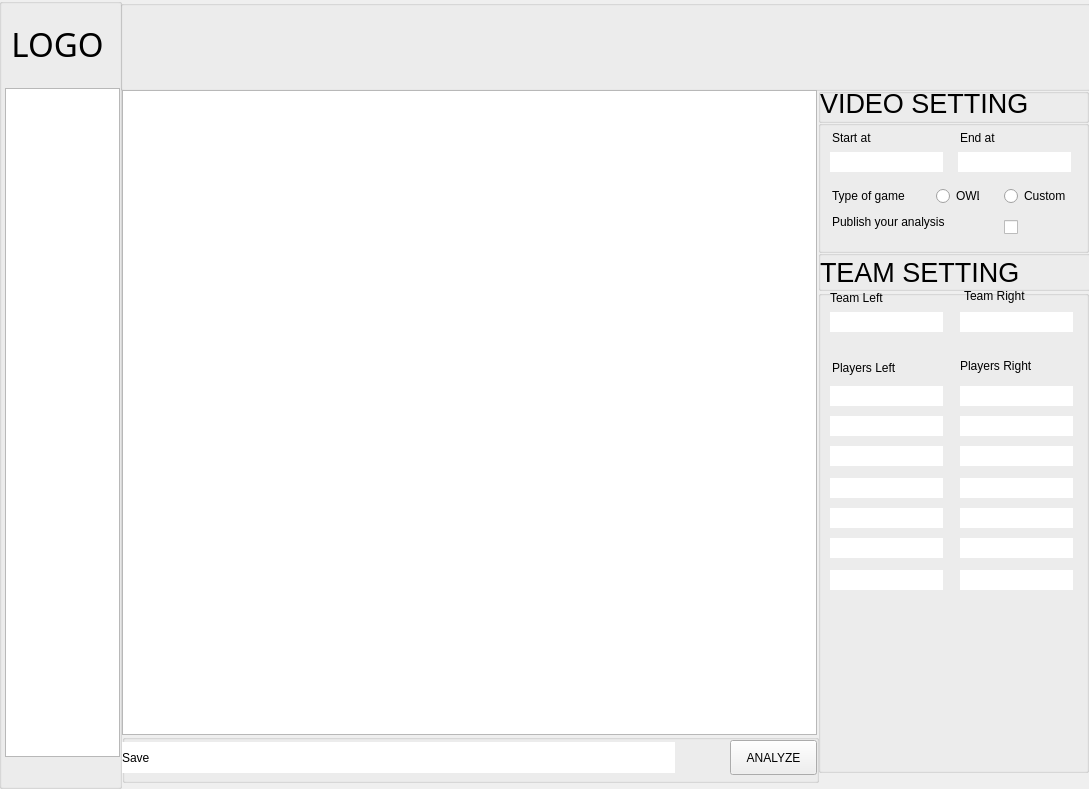
<?xml version="1.0" encoding="UTF-8"?>
<ui version="4.0">
 <class>MainWindow</class>
 <widget class="QMainWindow" name="MainWindow">
  <property name="geometry">
   <rect>
    <x>0</x>
    <y>0</y>
    <width>1089</width>
    <height>789</height>
   </rect>
  </property>
  <property name="windowTitle">
   <string>MainWindow</string>
  </property>
  <widget class="QWidget" name="centralwidget">
   <widget class="QStackedWidget" name="main_stackedwidget">
    <property name="geometry">
     <rect>
      <x>118</x>
      <y>90</y>
      <width>973</width>
      <height>701</height>
     </rect>
    </property>
    <property name="whatsThis">
     <string/>
    </property>
    <property name="layoutDirection">
     <enum>Qt::LeftToRight</enum>
    </property>
    <property name="frameShape">
     <enum>QFrame::NoFrame</enum>
    </property>
    <property name="currentIndex">
     <number>0</number>
    </property>
    <widget class="QWidget" name="stackedWidgetPage1">
     <widget class="QListWidget" name="video_listwidget">
      <property name="geometry">
       <rect>
        <x>4</x>
        <y>0</y>
        <width>695</width>
        <height>645</height>
       </rect>
      </property>
      <property name="font">
       <font>
        <pointsize>8</pointsize>
       </font>
      </property>
      <property name="accessibleName">
       <string>video_listwidget</string>
      </property>
      <property name="frameShadow">
       <enum>QFrame::Plain</enum>
      </property>
      <property name="iconSize">
       <size>
        <width>30</width>
        <height>30</height>
       </size>
      </property>
      <property name="wordWrap">
       <bool>true</bool>
      </property>
     </widget>
     <widget class="QLineEdit" name="lineEdit">
      <property name="geometry">
       <rect>
        <x>712</x>
        <y>296</y>
        <width>113</width>
        <height>20</height>
       </rect>
      </property>
      <property name="frame">
       <bool>false</bool>
      </property>
     </widget>
     <widget class="QLineEdit" name="lineEdit_2">
      <property name="geometry">
       <rect>
        <x>842</x>
        <y>296</y>
        <width>113</width>
        <height>20</height>
       </rect>
      </property>
      <property name="frame">
       <bool>false</bool>
      </property>
     </widget>
     <widget class="QLineEdit" name="lineEdit_3">
      <property name="geometry">
       <rect>
        <x>842</x>
        <y>326</y>
        <width>113</width>
        <height>20</height>
       </rect>
      </property>
      <property name="frame">
       <bool>false</bool>
      </property>
     </widget>
     <widget class="QLineEdit" name="lineEdit_4">
      <property name="geometry">
       <rect>
        <x>712</x>
        <y>326</y>
        <width>113</width>
        <height>20</height>
       </rect>
      </property>
      <property name="frame">
       <bool>false</bool>
      </property>
     </widget>
     <widget class="QLineEdit" name="lineEdit_5">
      <property name="geometry">
       <rect>
        <x>842</x>
        <y>356</y>
        <width>113</width>
        <height>20</height>
       </rect>
      </property>
      <property name="frame">
       <bool>false</bool>
      </property>
     </widget>
     <widget class="QLineEdit" name="lineEdit_6">
      <property name="geometry">
       <rect>
        <x>712</x>
        <y>356</y>
        <width>113</width>
        <height>20</height>
       </rect>
      </property>
      <property name="frame">
       <bool>false</bool>
      </property>
     </widget>
     <widget class="QLineEdit" name="lineEdit_8">
      <property name="geometry">
       <rect>
        <x>712</x>
        <y>62</y>
        <width>113</width>
        <height>20</height>
       </rect>
      </property>
      <property name="frame">
       <bool>false</bool>
      </property>
      <property name="clearButtonEnabled">
       <bool>false</bool>
      </property>
     </widget>
     <widget class="QLineEdit" name="lineEdit_9">
      <property name="geometry">
       <rect>
        <x>840</x>
        <y>62</y>
        <width>113</width>
        <height>20</height>
       </rect>
      </property>
      <property name="frame">
       <bool>false</bool>
      </property>
     </widget>
     <widget class="QLineEdit" name="lineEdit_10">
      <property name="geometry">
       <rect>
        <x>712</x>
        <y>448</y>
        <width>113</width>
        <height>20</height>
       </rect>
      </property>
      <property name="frame">
       <bool>false</bool>
      </property>
     </widget>
     <widget class="QLineEdit" name="lineEdit_11">
      <property name="geometry">
       <rect>
        <x>712</x>
        <y>388</y>
        <width>113</width>
        <height>20</height>
       </rect>
      </property>
      <property name="frame">
       <bool>false</bool>
      </property>
     </widget>
     <widget class="QLineEdit" name="lineEdit_12">
      <property name="geometry">
       <rect>
        <x>842</x>
        <y>448</y>
        <width>113</width>
        <height>20</height>
       </rect>
      </property>
      <property name="frame">
       <bool>false</bool>
      </property>
     </widget>
     <widget class="QLineEdit" name="lineEdit_13">
      <property name="geometry">
       <rect>
        <x>712</x>
        <y>418</y>
        <width>113</width>
        <height>20</height>
       </rect>
      </property>
      <property name="frame">
       <bool>false</bool>
      </property>
     </widget>
     <widget class="QLineEdit" name="lineEdit_14">
      <property name="geometry">
       <rect>
        <x>842</x>
        <y>418</y>
        <width>113</width>
        <height>20</height>
       </rect>
      </property>
      <property name="frame">
       <bool>false</bool>
      </property>
     </widget>
     <widget class="QLineEdit" name="lineEdit_15">
      <property name="geometry">
       <rect>
        <x>842</x>
        <y>388</y>
        <width>113</width>
        <height>20</height>
       </rect>
      </property>
      <property name="frame">
       <bool>false</bool>
      </property>
     </widget>
     <widget class="QLineEdit" name="lineEdit_16">
      <property name="geometry">
       <rect>
        <x>712</x>
        <y>480</y>
        <width>113</width>
        <height>20</height>
       </rect>
      </property>
      <property name="frame">
       <bool>false</bool>
      </property>
     </widget>
     <widget class="QLineEdit" name="lineEdit_17">
      <property name="geometry">
       <rect>
        <x>842</x>
        <y>480</y>
        <width>113</width>
        <height>20</height>
       </rect>
      </property>
      <property name="frame">
       <bool>false</bool>
      </property>
     </widget>
     <widget class="QLabel" name="label_6">
      <property name="geometry">
       <rect>
        <x>842</x>
        <y>40</y>
        <width>54</width>
        <height>16</height>
       </rect>
      </property>
      <property name="text">
       <string>End at</string>
      </property>
     </widget>
     <widget class="QLabel" name="label_7">
      <property name="geometry">
       <rect>
        <x>714</x>
        <y>98</y>
        <width>93</width>
        <height>16</height>
       </rect>
      </property>
      <property name="text">
       <string>Type of game</string>
      </property>
     </widget>
     <widget class="QRadioButton" name="radioButton">
      <property name="geometry">
       <rect>
        <x>818</x>
        <y>98</y>
        <width>43</width>
        <height>16</height>
       </rect>
      </property>
      <property name="text">
       <string>OWL</string>
      </property>
     </widget>
     <widget class="QRadioButton" name="radioButton_2">
      <property name="geometry">
       <rect>
        <x>886</x>
        <y>98</y>
        <width>65</width>
        <height>16</height>
       </rect>
      </property>
      <property name="text">
       <string>Custom</string>
      </property>
     </widget>
     <widget class="QLabel" name="label_8">
      <property name="geometry">
       <rect>
        <x>714</x>
        <y>124</y>
        <width>131</width>
        <height>16</height>
       </rect>
      </property>
      <property name="text">
       <string>Publish your analysis</string>
      </property>
     </widget>
     <widget class="QCheckBox" name="publish_box">
      <property name="geometry">
       <rect>
        <x>886</x>
        <y>122</y>
        <width>63</width>
        <height>31</height>
       </rect>
      </property>
      <property name="text">
       <string/>
      </property>
      <property name="tristate">
       <bool>false</bool>
      </property>
     </widget>
     <widget class="QLineEdit" name="lineEdit_18">
      <property name="geometry">
       <rect>
        <x>712</x>
        <y>222</y>
        <width>113</width>
        <height>20</height>
       </rect>
      </property>
      <property name="frame">
       <bool>false</bool>
      </property>
     </widget>
     <widget class="QLineEdit" name="lineEdit_19">
      <property name="geometry">
       <rect>
        <x>842</x>
        <y>222</y>
        <width>113</width>
        <height>20</height>
       </rect>
      </property>
      <property name="frame">
       <bool>false</bool>
      </property>
     </widget>
     <widget class="QLabel" name="label_10">
      <property name="geometry">
       <rect>
        <x>712</x>
        <y>200</y>
        <width>73</width>
        <height>16</height>
       </rect>
      </property>
      <property name="statusTip">
       <string comment="2"/>
      </property>
      <property name="text">
       <string>Team Left</string>
      </property>
     </widget>
     <widget class="QLabel" name="label_11">
      <property name="geometry">
       <rect>
        <x>846</x>
        <y>198</y>
        <width>67</width>
        <height>16</height>
       </rect>
      </property>
      <property name="statusTip">
       <string comment="2"/>
      </property>
      <property name="text">
       <string>Team Right</string>
      </property>
     </widget>
     <widget class="QLabel" name="label_12">
      <property name="geometry">
       <rect>
        <x>714</x>
        <y>270</y>
        <width>89</width>
        <height>16</height>
       </rect>
      </property>
      <property name="statusTip">
       <string comment="2"/>
      </property>
      <property name="text">
       <string>Players Left</string>
      </property>
     </widget>
     <widget class="QLabel" name="label_13">
      <property name="geometry">
       <rect>
        <x>842</x>
        <y>268</y>
        <width>89</width>
        <height>16</height>
       </rect>
      </property>
      <property name="statusTip">
       <string comment="2"/>
      </property>
      <property name="text">
       <string>Players Right</string>
      </property>
     </widget>
     <widget class="QGroupBox" name="video_title_group">
      <property name="geometry">
       <rect>
        <x>700</x>
        <y>-2</y>
        <width>271</width>
        <height>35</height>
       </rect>
      </property>
      <property name="accessibleName">
       <string>video_title_group</string>
      </property>
      <property name="title">
       <string/>
      </property>
      <widget class="QLabel" name="label">
       <property name="geometry">
        <rect>
         <x>2</x>
         <y>-2</y>
         <width>265</width>
         <height>35</height>
        </rect>
       </property>
       <property name="font">
        <font>
         <pointsize>20</pointsize>
        </font>
       </property>
       <property name="text">
        <string>VIDEO SETTING</string>
       </property>
      </widget>
     </widget>
     <widget class="QGroupBox" name="video_setting_group">
      <property name="geometry">
       <rect>
        <x>700</x>
        <y>30</y>
        <width>271</width>
        <height>133</height>
       </rect>
      </property>
      <property name="accessibleName">
       <string>video_setting_group</string>
      </property>
      <property name="title">
       <string/>
      </property>
      <widget class="QLabel" name="label_5">
       <property name="geometry">
        <rect>
         <x>14</x>
         <y>12</y>
         <width>54</width>
         <height>12</height>
        </rect>
       </property>
       <property name="statusTip">
        <string comment="2"/>
       </property>
       <property name="text">
        <string>Start at</string>
       </property>
      </widget>
     </widget>
     <widget class="QGroupBox" name="team_title_group">
      <property name="geometry">
       <rect>
        <x>700</x>
        <y>160</y>
        <width>273</width>
        <height>41</height>
       </rect>
      </property>
      <property name="accessibleName">
       <string>team_title_group</string>
      </property>
      <property name="title">
       <string/>
      </property>
      <widget class="QLabel" name="label_9">
       <property name="geometry">
        <rect>
         <x>2</x>
         <y>4</y>
         <width>217</width>
         <height>37</height>
        </rect>
       </property>
       <property name="font">
        <font>
         <pointsize>20</pointsize>
        </font>
       </property>
       <property name="text">
        <string>TEAM SETTING</string>
       </property>
      </widget>
     </widget>
     <widget class="QGroupBox" name="team_setting_group">
      <property name="geometry">
       <rect>
        <x>700</x>
        <y>200</y>
        <width>271</width>
        <height>483</height>
       </rect>
      </property>
      <property name="accessibleName">
       <string>team_setting_group</string>
      </property>
      <property name="title">
       <string/>
      </property>
     </widget>
     <widget class="QGroupBox" name="analyze_group">
      <property name="geometry">
       <rect>
        <x>4</x>
        <y>644</y>
        <width>697</width>
        <height>49</height>
       </rect>
      </property>
      <property name="title">
       <string/>
      </property>
      <property name="flat">
       <bool>true</bool>
      </property>
      <widget class="QPushButton" name="analyze_button">
       <property name="geometry">
        <rect>
         <x>608</x>
         <y>6</y>
         <width>87</width>
         <height>35</height>
        </rect>
       </property>
       <property name="accessibleName">
        <string>analyze_button</string>
       </property>
       <property name="text">
        <string>ANALYZE</string>
       </property>
      </widget>
      <widget class="QPushButton" name="save_button">
       <property name="geometry">
        <rect>
         <x>552</x>
         <y>8</y>
         <width>39</width>
         <height>31</height>
        </rect>
       </property>
       <property name="accessibleName">
        <string>save_button</string>
       </property>
       <property name="autoFillBackground">
        <bool>false</bool>
       </property>
       <property name="text">
        <string/>
       </property>
       <property name="flat">
        <bool>true</bool>
       </property>
      </widget>
      <widget class="QLineEdit" name="path_lineedit">
       <property name="geometry">
        <rect>
         <x>-2</x>
         <y>8</y>
         <width>555</width>
         <height>31</height>
        </rect>
       </property>
       <property name="text">
        <string>Save</string>
       </property>
       <property name="frame">
        <bool>false</bool>
       </property>
      </widget>
      <zorder>path_lineedit</zorder>
      <zorder>save_button</zorder>
      <zorder>analyze_button</zorder>
     </widget>
     <zorder>team_setting_group</zorder>
     <zorder>team_title_group</zorder>
     <zorder>video_setting_group</zorder>
     <zorder>video_title_group</zorder>
     <zorder>video_listwidget</zorder>
     <zorder>lineEdit</zorder>
     <zorder>lineEdit_2</zorder>
     <zorder>lineEdit_3</zorder>
     <zorder>lineEdit_4</zorder>
     <zorder>lineEdit_5</zorder>
     <zorder>lineEdit_6</zorder>
     <zorder>lineEdit_8</zorder>
     <zorder>lineEdit_9</zorder>
     <zorder>lineEdit_10</zorder>
     <zorder>lineEdit_11</zorder>
     <zorder>lineEdit_12</zorder>
     <zorder>lineEdit_13</zorder>
     <zorder>lineEdit_14</zorder>
     <zorder>lineEdit_15</zorder>
     <zorder>lineEdit_16</zorder>
     <zorder>lineEdit_17</zorder>
     <zorder>label_6</zorder>
     <zorder>label_7</zorder>
     <zorder>radioButton</zorder>
     <zorder>radioButton_2</zorder>
     <zorder>label_8</zorder>
     <zorder>publish_box</zorder>
     <zorder>lineEdit_18</zorder>
     <zorder>lineEdit_19</zorder>
     <zorder>label_10</zorder>
     <zorder>label_11</zorder>
     <zorder>label_12</zorder>
     <zorder>label_13</zorder>
     <zorder>analyze_group</zorder>
    </widget>
    <widget class="QWidget" name="stackedWidgetPage2">
     <widget class="QLabel" name="label_3">
      <property name="geometry">
       <rect>
        <x>12</x>
        <y>40</y>
        <width>217</width>
        <height>37</height>
       </rect>
      </property>
      <property name="font">
       <font>
        <family>Adobe Devanagari</family>
        <pointsize>20</pointsize>
       </font>
      </property>
      <property name="text">
       <string>ORA Setting</string>
      </property>
     </widget>
     <widget class="QLabel" name="label_4">
      <property name="geometry">
       <rect>
        <x>16</x>
        <y>128</y>
        <width>93</width>
        <height>16</height>
       </rect>
      </property>
      <property name="text">
       <string>Analyzer FPS</string>
      </property>
     </widget>
     <widget class="QCheckBox" name="checkBox_4">
      <property name="geometry">
       <rect>
        <x>14</x>
        <y>152</y>
        <width>255</width>
        <height>16</height>
       </rect>
      </property>
      <property name="text">
       <string>Automatically check for update</string>
      </property>
     </widget>
    </widget>
    <widget class="QWidget" name="stackedWidgetPage3">
     <widget class="QPlainTextEdit" name="plainTextEdit">
      <property name="geometry">
       <rect>
        <x>0</x>
        <y>40</y>
        <width>253</width>
        <height>411</height>
       </rect>
      </property>
      <property name="plainText">
       <string>Copyright</string>
      </property>
     </widget>
     <widget class="QGraphicsView" name="graphicsView">
      <property name="geometry">
       <rect>
        <x>270</x>
        <y>52</y>
        <width>113</width>
        <height>97</height>
       </rect>
      </property>
     </widget>
     <widget class="QGraphicsView" name="graphicsView_2">
      <property name="geometry">
       <rect>
        <x>396</x>
        <y>52</y>
        <width>113</width>
        <height>97</height>
       </rect>
      </property>
     </widget>
     <widget class="QLabel" name="label_2">
      <property name="geometry">
       <rect>
        <x>274</x>
        <y>8</y>
        <width>103</width>
        <height>41</height>
       </rect>
      </property>
      <property name="text">
       <string>Donation Info</string>
      </property>
     </widget>
    </widget>
   </widget>
   <widget class="QGroupBox" name="top_group">
    <property name="geometry">
     <rect>
      <x>120</x>
      <y>0</y>
      <width>971</width>
      <height>91</height>
     </rect>
    </property>
    <property name="accessibleName">
     <string>top_group</string>
    </property>
    <property name="title">
     <string/>
    </property>
    <widget class="QPushButton" name="back_button">
     <property name="geometry">
      <rect>
       <x>10</x>
       <y>0</y>
       <width>75</width>
       <height>71</height>
      </rect>
     </property>
     <property name="font">
      <font>
       <pointsize>20</pointsize>
      </font>
     </property>
     <property name="text">
      <string/>
     </property>
     <property name="flat">
      <bool>true</bool>
     </property>
    </widget>
    <widget class="QPushButton" name="help_button">
     <property name="geometry">
      <rect>
       <x>690</x>
       <y>2</y>
       <width>65</width>
       <height>69</height>
      </rect>
     </property>
     <property name="font">
      <font>
       <pointsize>20</pointsize>
      </font>
     </property>
     <property name="text">
      <string/>
     </property>
     <property name="flat">
      <bool>true</bool>
     </property>
    </widget>
    <widget class="QPushButton" name="min_button">
     <property name="geometry">
      <rect>
       <x>758</x>
       <y>2</y>
       <width>65</width>
       <height>71</height>
      </rect>
     </property>
     <property name="font">
      <font>
       <pointsize>20</pointsize>
      </font>
     </property>
     <property name="text">
      <string/>
     </property>
     <property name="flat">
      <bool>true</bool>
     </property>
    </widget>
    <widget class="QPushButton" name="max_button">
     <property name="geometry">
      <rect>
       <x>828</x>
       <y>2</y>
       <width>71</width>
       <height>75</height>
      </rect>
     </property>
     <property name="font">
      <font>
       <pointsize>20</pointsize>
      </font>
     </property>
     <property name="text">
      <string/>
     </property>
     <property name="flat">
      <bool>true</bool>
     </property>
    </widget>
    <widget class="QPushButton" name="close_button">
     <property name="geometry">
      <rect>
       <x>900</x>
       <y>4</y>
       <width>65</width>
       <height>73</height>
      </rect>
     </property>
     <property name="font">
      <font>
       <pointsize>20</pointsize>
      </font>
     </property>
     <property name="text">
      <string/>
     </property>
     <property name="flat">
      <bool>true</bool>
     </property>
    </widget>
   </widget>
   <widget class="QGroupBox" name="left_group">
    <property name="geometry">
     <rect>
      <x>-1</x>
      <y>-2</y>
      <width>123</width>
      <height>791</height>
     </rect>
    </property>
    <property name="accessibleName">
     <string>left_group</string>
    </property>
    <property name="title">
     <string/>
    </property>
    <widget class="QLabel" name="logo_label">
     <property name="geometry">
      <rect>
       <x>2</x>
       <y>4</y>
       <width>113</width>
       <height>83</height>
      </rect>
     </property>
     <property name="font">
      <font>
       <family>Adobe 黑体 Std R</family>
       <pointsize>25</pointsize>
      </font>
     </property>
     <property name="text">
      <string>LOGO</string>
     </property>
     <property name="alignment">
      <set>Qt::AlignCenter</set>
     </property>
    </widget>
    <widget class="QListWidget" name="tab_listwidget">
     <property name="geometry">
      <rect>
       <x>6</x>
       <y>90</y>
       <width>115</width>
       <height>669</height>
      </rect>
     </property>
     <property name="horizontalScrollBarPolicy">
      <enum>Qt::ScrollBarAlwaysOff</enum>
     </property>
     <property name="currentRow">
      <number>-1</number>
     </property>
    </widget>
   </widget>
   <zorder>top_group</zorder>
   <zorder>left_group</zorder>
   <zorder>main_stackedwidget</zorder>
  </widget>
 </widget>
 <resources/>
 <connections/>
</ui>
